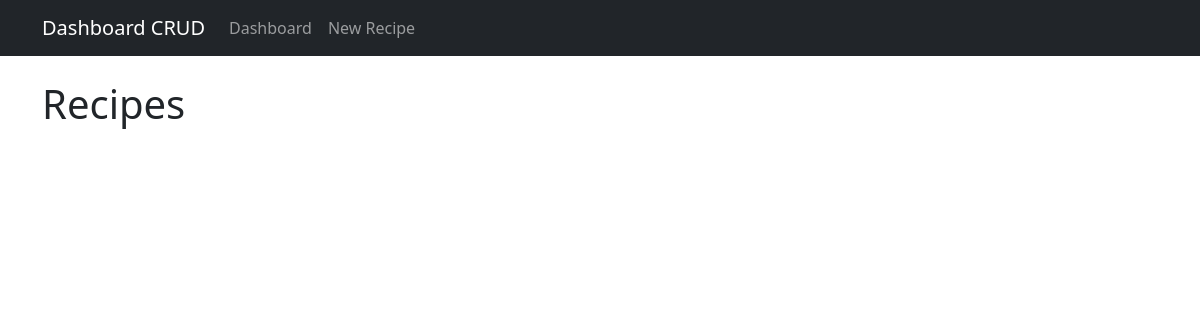
Before: / with the older database file.
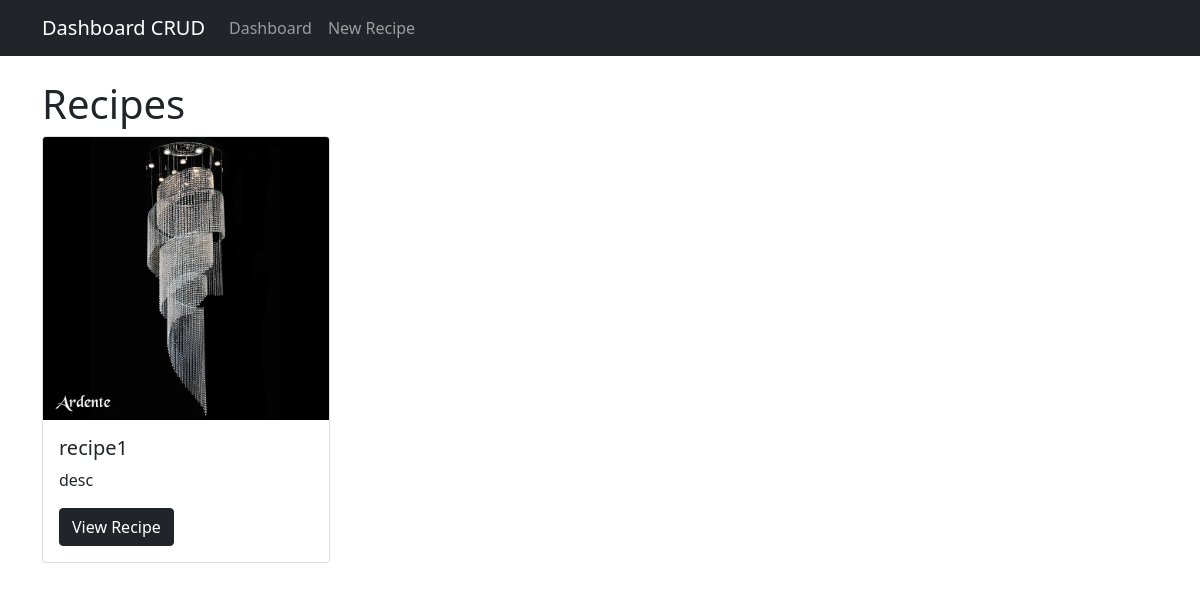
After: the same page with the newer database file.
### recipe_app/models.py (models this page shows, shortened)
class Recipe(models.Model):
    title = models.CharField(max_length=200)
    description = models.TextField()
    image = models.ImageField(upload_to='images/')
    created_at = models.DateTimeField(auto_now_add=True)

### recipe_app/views.py (the view)
# urls.py: path('', views.RecipeList.as_view(), name='recipe_list'),
class RecipeList(ListView):
    model = Recipe
    template_name = 'recipe_list.html'
    context_object_name = 'recipes'

### recipe_app/templates/recipe_list.html
{% extends 'base.html' %}
{% load static %}
{% block content %}
<h1>Recipes</h1>
  <div class="row row-cols-2 row-cols-lg-4 g-sm-2 g-lg-2 mb-4">
    {% for recipe in recipes %}
    <div class="col">
      <div class="card" style="width: 18rem;">
        <img src="{{ recipe.image.url }}" class="card-img-top" alt="{{ recipe.title }}">
        <div class="card-body">
          <h5 class="card-title">{{ recipe.title }}</h5>
          <p class="card-text">{{ recipe.description|truncatechars:40 }}</p>
          <a href="{% url 'recipe_detail' recipe.id %}" class="btn btn-dark">View Recipe</a>
        </div>
      </div>
    </div>
    {% endfor %}
  </div>
{% endblock %}

### dashboard_app/templates/base.html (shortened to what this page needs)
<!DOCTYPE html>
<html lang="en">
<head>
  <link href="https://cdn.jsdelivr.net/npm/bootstrap@5.0.2/dist/css/bootstrap.min.css" rel="stylesheet">
</head>
<body>
  <nav class="navbar navbar-expand-lg navbar-dark bg-dark">
    <div class="container">
      <a class="navbar-brand" href="{% url 'dashboard_list' %}">Dashboard CRUD</a>
    <div class="collapse navbar-collapse" id="navbarNav">
      <ul class="navbar-nav">
        <li class="nav-item">
          <a class="nav-link" href="{% url 'dashboard_list' %}">Dashboard</a>
        </li>
        <li class="nav-item">
          <a class="nav-link" href="{% url 'recipe_create' %}">New Recipe</a>
        </li>
      </ul>
    </div>
   </div>
  </nav>
<div class="container mt-4">
  {% block content %}{% endblock %}
</div>
</body>
</html>

Changed rows visible on the page:
added Recipe: image (picture), title "recipe1", description "desc"
